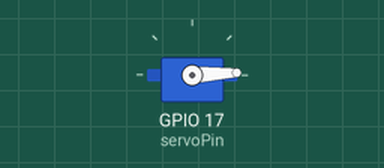
A sketch run on a simulated ESP32. Parts: servo.

Above: at 0.05 s.
At 1.3 s:
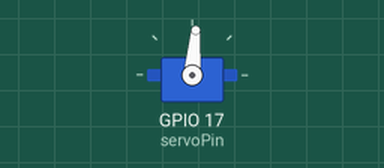
At 2.6 s:
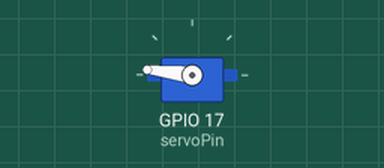
At 5.2 s:
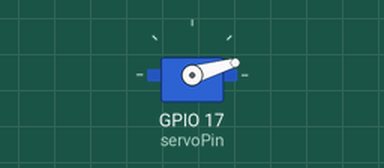
Timing chart, 0 to 7.1 s (numbered marks = the images above):
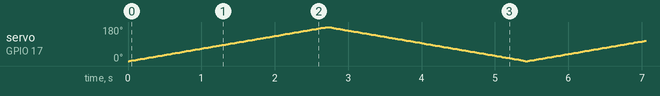

The sketch:

ultrasonic_simple.ino
```cpp
#include <ESP32Servo.h>

Servo myservo;
int pos = 0;
int servoPin = 17;

void setup() {
	ESP32PWM::allocateTimer(0);
	ESP32PWM::allocateTimer(1);
	ESP32PWM::allocateTimer(2);
	ESP32PWM::allocateTimer(3);
	myservo.setPeriodHertz(50);
	myservo.attach(servoPin, 1000, 2000);
}

void loop() {
	for (pos = 0; pos <= 180; pos += 1) {
		myservo.write(pos);
		delay(15);
	}
	for (pos = 180; pos >= 0; pos -= 1) {
		myservo.write(pos);
		delay(15);
	}
}
```
